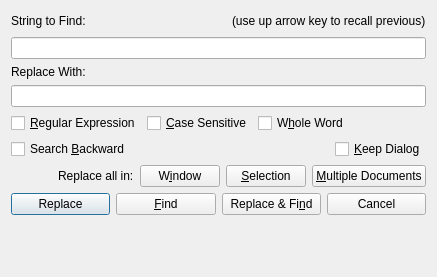
<?xml version="1.0" encoding="UTF-8"?>
<ui version="4.0">
 <class>DialogReplace</class>
 <widget class="QDialog" name="DialogReplace">
  <property name="geometry">
   <rect>
    <x>0</x>
    <y>0</y>
    <width>437</width>
    <height>277</height>
   </rect>
  </property>
  <property name="windowTitle">
   <string>Replace/Find</string>
  </property>
  <layout class="QVBoxLayout" name="verticalLayout">
   <item>
    <layout class="QHBoxLayout" name="horizontalLayout">
     <item>
      <widget class="QLabel" name="label">
       <property name="text">
        <string>String to Find:</string>
       </property>
      </widget>
     </item>
     <item>
      <spacer name="horizontalSpacer">
       <property name="orientation">
        <enum>Qt::Horizontal</enum>
       </property>
       <property name="sizeHint" stdset="0">
        <size>
         <width>40</width>
         <height>20</height>
        </size>
       </property>
      </spacer>
     </item>
     <item>
      <widget class="QLabel" name="label_2">
       <property name="text">
        <string>(use up arrow key to recall previous)</string>
       </property>
      </widget>
     </item>
    </layout>
   </item>
   <item>
    <widget class="QLineEdit" name="textFind">
     <property name="clearButtonEnabled">
      <bool>true</bool>
     </property>
    </widget>
   </item>
   <item>
    <widget class="QLabel" name="label_3">
     <property name="text">
      <string>Replace With:</string>
     </property>
    </widget>
   </item>
   <item>
    <widget class="QLineEdit" name="textReplace">
     <property name="clearButtonEnabled">
      <bool>true</bool>
     </property>
    </widget>
   </item>
   <item>
    <layout class="QHBoxLayout" name="horizontalLayout_2">
     <item>
      <widget class="QCheckBox" name="checkRegex">
       <property name="text">
        <string>&amp;Regular Expression</string>
       </property>
      </widget>
     </item>
     <item>
      <widget class="QCheckBox" name="checkCase">
       <property name="text">
        <string>&amp;Case Sensitive</string>
       </property>
      </widget>
     </item>
     <item>
      <widget class="QCheckBox" name="checkWord">
       <property name="text">
        <string>W&amp;hole Word</string>
       </property>
      </widget>
     </item>
     <item>
      <spacer name="horizontalSpacer_2">
       <property name="orientation">
        <enum>Qt::Horizontal</enum>
       </property>
       <property name="sizeHint" stdset="0">
        <size>
         <width>40</width>
         <height>20</height>
        </size>
       </property>
      </spacer>
     </item>
    </layout>
   </item>
   <item>
    <layout class="QHBoxLayout" name="horizontalLayout_3">
     <item>
      <widget class="QCheckBox" name="checkBackward">
       <property name="text">
        <string>Search &amp;Backward</string>
       </property>
      </widget>
     </item>
     <item>
      <spacer name="horizontalSpacer_3">
       <property name="orientation">
        <enum>Qt::Horizontal</enum>
       </property>
       <property name="sizeHint" stdset="0">
        <size>
         <width>40</width>
         <height>20</height>
        </size>
       </property>
      </spacer>
     </item>
     <item>
      <widget class="QCheckBox" name="checkKeep">
       <property name="text">
        <string>&amp;Keep Dialog</string>
       </property>
      </widget>
     </item>
    </layout>
   </item>
   <item>
    <layout class="QHBoxLayout" name="horizontalLayout_5">
     <item>
      <spacer name="horizontalSpacer_7">
       <property name="orientation">
        <enum>Qt::Horizontal</enum>
       </property>
       <property name="sizeHint" stdset="0">
        <size>
         <width>40</width>
         <height>20</height>
        </size>
       </property>
      </spacer>
     </item>
     <item>
      <widget class="QLabel" name="label_4">
       <property name="text">
        <string>Replace all in:</string>
       </property>
      </widget>
     </item>
     <item>
      <widget class="QPushButton" name="buttonWindow">
       <property name="text">
        <string>W&amp;indow</string>
       </property>
       <property name="icon">
        <iconset theme="window">
         <normaloff>.</normaloff>.</iconset>
       </property>
      </widget>
     </item>
     <item>
      <widget class="QPushButton" name="buttonSelection">
       <property name="text">
        <string>&amp;Selection</string>
       </property>
       <property name="icon">
        <iconset theme="edit-select">
         <normaloff>.</normaloff>.</iconset>
       </property>
      </widget>
     </item>
     <item>
      <widget class="QPushButton" name="buttonMulti">
       <property name="text">
        <string>&amp;Multiple Documents</string>
       </property>
       <property name="icon">
        <iconset theme="folder-documents">
         <normaloff>.</normaloff>.</iconset>
       </property>
      </widget>
     </item>
    </layout>
   </item>
   <item>
    <layout class="QHBoxLayout" name="horizontalLayout_4">
     <item>
      <widget class="QPushButton" name="buttonReplace">
       <property name="text">
        <string>Replace</string>
       </property>
       <property name="icon">
        <iconset theme="edit-find-replace">
         <normaloff>.</normaloff>.</iconset>
       </property>
       <property name="shortcut">
        <string>Return</string>
       </property>
       <property name="default">
        <bool>true</bool>
       </property>
      </widget>
     </item>
     <item>
      <widget class="QPushButton" name="buttonFind">
       <property name="text">
        <string>&amp;Find</string>
       </property>
       <property name="icon">
        <iconset theme="edit-find">
         <normaloff>.</normaloff>.</iconset>
       </property>
      </widget>
     </item>
     <item>
      <widget class="QPushButton" name="buttonReplaceFind">
       <property name="text">
        <string>Replace &amp;&amp; Fi&amp;nd</string>
       </property>
       <property name="icon">
        <iconset theme="edit-find-replace">
         <normaloff>.</normaloff>.</iconset>
       </property>
      </widget>
     </item>
     <item>
      <widget class="QPushButton" name="buttonCancel">
       <property name="text">
        <string>Cancel</string>
       </property>
       <property name="icon">
        <iconset theme="dialog-cancel">
         <normaloff>.</normaloff>.</iconset>
       </property>
       <property name="shortcut">
        <string>Esc</string>
       </property>
      </widget>
     </item>
    </layout>
   </item>
   <item>
    <spacer name="verticalSpacer">
     <property name="orientation">
      <enum>Qt::Vertical</enum>
     </property>
     <property name="sizeHint" stdset="0">
      <size>
       <width>20</width>
       <height>0</height>
      </size>
     </property>
    </spacer>
   </item>
  </layout>
 </widget>
 <resources/>
 <connections>
  <connection>
   <sender>buttonCancel</sender>
   <signal>clicked()</signal>
   <receiver>DialogReplace</receiver>
   <slot>reject()</slot>
   <hints>
    <hint type="sourcelabel">
     <x>382</x>
     <y>201</y>
    </hint>
    <hint type="destinationlabel">
     <x>348</x>
     <y>222</y>
    </hint>
   </hints>
  </connection>
 </connections>
</ui>
